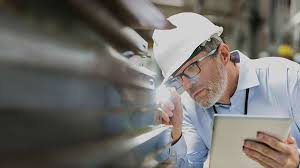
#> input picture firstimage.jpg, 300 x 168 px
$ python round_generator.py   (older library calls are emulated)
#> lines starting #> are read from the running program, lines starting #| are printed output that depends on the picture
from PIL import Image, ImageOps, ImageDraw

im = Image.open('firstimage.jpg')
#> im is the input picture: PIL image 300x168 RGB; mean R, G, B 113.2, 110.8, 106.6
bigsize = (im.size[0] * 3, im.size[1] * 3)
#> bigsize = (900, 504)
mask = Image.new('L', bigsize, 0)
#> mask: PIL image 900x504 L; every value is 0
draw = ImageDraw.Draw(mask)
draw.ellipse((0, 0) + bigsize, fill=255)
mask = mask.resize(im.size, Image.ANTIALIAS)
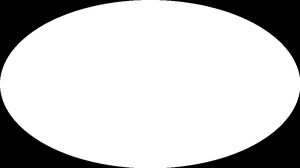
#> mask: PIL image 300x168 L; min 0, max 255, mean 200.8
im.putalpha(mask)
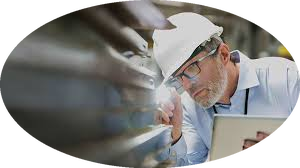
#> im: PIL image 300x168 RGBA; mean R, G, B, A 113.2, 110.8, 106.6, 200.8; transparent parts drawn white
